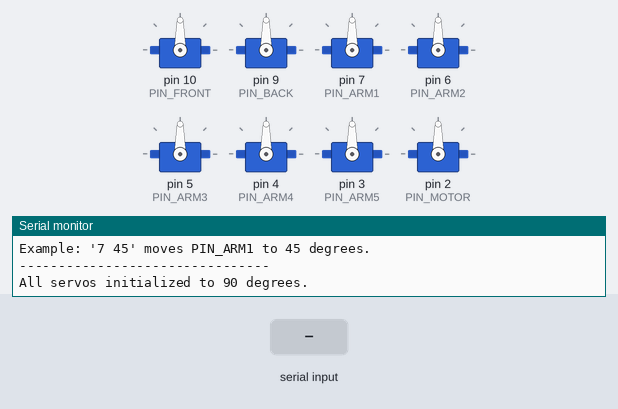
A sketch run on a simulated Arduino Uno, built with avr-gcc and run on an emulated ATmega328P. On the bench: 8 × servo, the last lines printed to the serial monitor. Inputs (shaded band) come from the test bench.

Above: at 1.2 s.
1.3 s: "5\n" received over Serial
At 3.4 s:
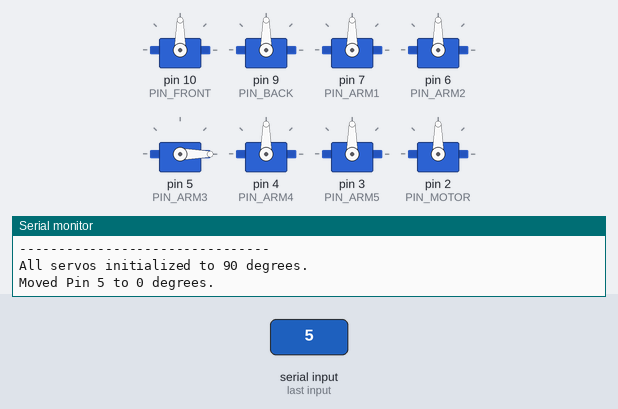
3.8 s: "90,45\n" received over Serial
Timing chart, 0 to 6.8 s (numbered marks = the images above; inputs shaded):
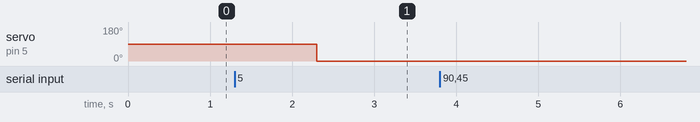

Measured:
- after the input at 1.3 s, servo on pin 5 (PIN_ARM3): 90° → 0° after 1.0 s

The sketch:

teensytestcode.ino
```cpp
#include <PWMServo.h>

// --- Pin Definitions ---
const int PIN_FRONT = 10;
const int PIN_BACK  = 9;
const int PIN_ARM1  = 7;   // IK Shoulder (q1)
const int PIN_ARM2  = 6;   // IK Elbow    (q2)
const int PIN_ARM3  = 5;   // IK Wrist    (q3)
const int PIN_ARM4  = 4;
const int PIN_ARM5  = 3;
const int PIN_MOTOR = 2;

// --- Servo Objects ---
PWMServo servoFront;
PWMServo servoBack;
PWMServo servoArm1;
PWMServo servoArm2;
PWMServo servoArm3;
PWMServo servoArm4;
PWMServo servoArm5;
PWMServo servoMotor;

// Safe starting angle for initialization
const int DEFAULT_ANGLE = 90;

void setup() {
  Serial.begin(115200);
  while (!Serial && millis() < 3000); // Wait up to 3 seconds for Serial

  Serial.println("--- 6-DOF Arm & Servo Tester ---");
  Serial.println("Send commands in format: <PIN> <ANGLE>");
  Serial.println("Example: '7 45' moves PIN_ARM1 to 45 degrees.");
  Serial.println("--------------------------------");

  // Attach servos to pins
  servoFront.attach(PIN_FRONT);
  servoBack.attach(PIN_BACK);
  servoArm1.attach(PIN_ARM1);
  servoArm2.attach(PIN_ARM2);
  servoArm3.attach(PIN_ARM3);
  servoArm4.attach(PIN_ARM4);
  servoArm5.attach(PIN_ARM5);
  servoMotor.attach(PIN_MOTOR);

  // Initialize to a safe center position to prevent sudden jerks
  setAllServos(DEFAULT_ANGLE);
  Serial.println("All servos initialized to 90 degrees.");
}

void loop() {
  // Check if data is available in the Serial buffer
  if (Serial.available() > 0) {
    // Read the first integer (Pin Number)
    int targetPin = Serial.parseInt();

    // Read the second integer (Target Angle)
    int targetAngle = Serial.parseInt();

    // Clear the rest of the buffer (newlines, carriage returns)
    while (Serial.available() > 0) {
      Serial.read();
    }

    // Validate the angle constraint (0 to 180 degrees)
    if (targetAngle >= 0 && targetAngle <= 180) {
      moveServo(targetPin, targetAngle);
    } else {
      Serial.println("Error: Angle must be between 0 and 180.");
    }
  }
}

// Function to route the angle command to the correct servo
void moveServo(int pin, int angle) {
  switch (pin) {
    case PIN_FRONT: servoFront.write(angle); break;
    case PIN_BACK:  servoBack.write(angle);  break;
    case PIN_ARM1:  servoArm1.write(angle);  break;
    case PIN_ARM2:  servoArm2.write(angle);  break;
    case PIN_ARM3:  servoArm3.write(angle);  break;
    case PIN_ARM4:  servoArm4.write(angle);  break;
    case PIN_ARM5:  servoArm5.write(angle);  break;
    case PIN_MOTOR: servoMotor.write(angle); break;
    default:
      Serial.print("Error: Pin ");
      Serial.print(pin);
      Serial.println(" is not mapped to a servo.");
      return;
  }

  Serial.print("Moved Pin ");
  Serial.print(pin);
  Serial.print(" to ");
  Serial.print(angle);
  Serial.println(" degrees.");
}

// Function to set all servos to a specific angle
void setAllServos(int angle) {
  servoFront.write(angle);
  servoBack.write(angle);
  servoArm1.write(angle);
  servoArm2.write(angle);
  servoArm3.write(angle);
  servoArm4.write(angle);
  servoArm5.write(angle);
  servoMotor.write(angle);
}
```
